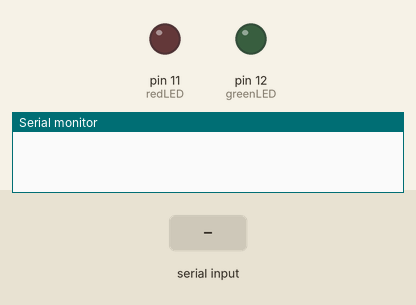
Simulated run of this sketch. Board: Arduino Uno, built with avr-gcc and run on an emulated ATmega328P. Shown: output pins drawn as LEDs (lit = HIGH), the last lines printed to the serial monitor. Dashed ring = blinking. The inputs (shaded band) are chosen by the test bench.

Above: at 1.2 s.
1.3 s: "d\n" received over Serial
At 1.7 s:
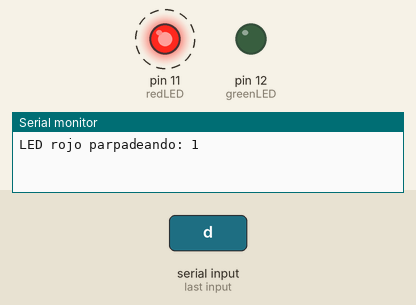
Timing chart, 0 to 7.3 s (numbered marks = the images above; inputs shaded):
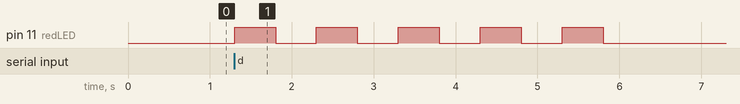

The sketch:

E5_3.ino
```cpp
/* PRÁCTICA 5 EJERCICIO 2
@author: Javier López Sierra
*/

int redLED = 11;
int greenLED = 12;
char letter;

void setup() {
  Serial.begin(9600);  //Starts Serial comunication
  pinMode(greenLED, OUTPUT);
  pinMode(redLED, OUTPUT);
}

void loop() {
  if (Serial.available() > 0) {  //Checks if there is a byte in Serial Port
    letter = Serial.read();      //Reads the value from Serial port

    switch (letter) {
      case 'a': // Ambos LEDs encendidos
        Serial.println("Ambos LEDs encendidos");
        digitalWrite(greenLED, HIGH);
        digitalWrite(redLED, HIGH);
        break;

      case 'b': // LED verde encendido 1s
        Serial.println("LED verde encendido");
        digitalWrite(greenLED, HIGH);
        digitalWrite(redLED, LOW);
        delay(1000);
        digitalWrite(greenLED, LOW);
        break;

      case 'c': // mantener encendido LED rojo
        Serial.println("LED rojo encendido");
        digitalWrite(greenLED, LOW);
        digitalWrite(redLED, HIGH);
        break;

      case 'd': // parpadeo LED rojo
        digitalWrite(greenLED, LOW);
        parpadearLED(redLED);
        delay(500);
        break;

      default:
        digitalWrite(greenLED, LOW);
        digitalWrite(redLED, LOW);
    }
    delay(1000);
  }
}

void parpadearLED(int redLED) {
  for (int i = 0; i < 5; i++) {
    Serial.print("LED rojo parpadeando: ");
    Serial.print(i+1);
    Serial.print("\n");
    digitalWrite(redLED, HIGH);
    delay(500);
    digitalWrite(redLED, LOW);
    delay(500);
  }
}
```

Measured:
- after the input at 1.3 s, pin 11 (redLED): alternates HIGH for 0.50 s and LOW for 0.50 s, 10 changes in all, then stays LOW, starting at once
